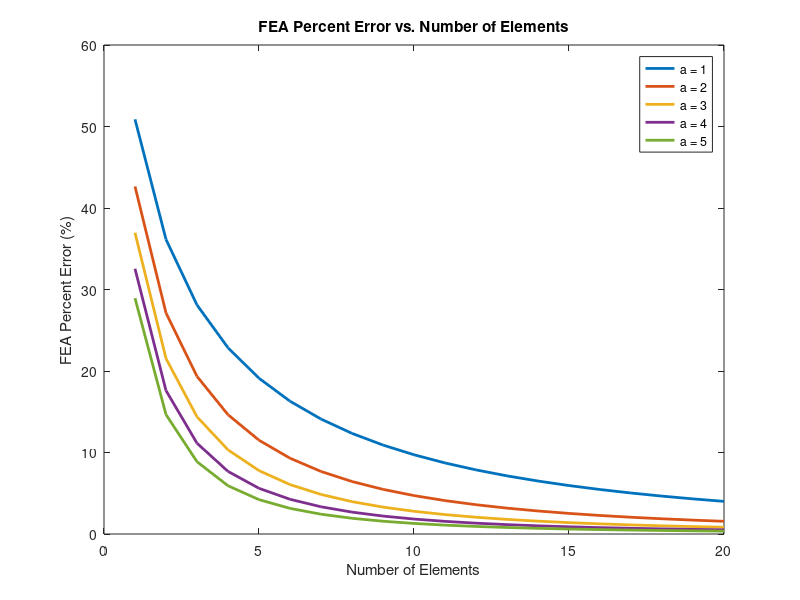

Write MATLAB code to recreate this figure.
%% RAHUL GOYAL HW7
% The objective of this assignment is to set up a program to solve the
% tapered beam problem presented below. The task is to derive the exact
% solution and look at how the finite element solution converges to the
% exact solution as the number of elements is increased.


%% Reset
close all;
clear all;
clc;



%% Constants / Given Values

b = 3;                          % Base (in)
t = 0.1;                        % Thickness (in)
L = 10;                         % Length (in)
P = 1000;                       % Force (lb)
E = 30*10^6;                    % Young's Modulus (psi)

a = 0.2:0.2:1.0;                % Solve with a = [0.2, 0.4, 0.6, 0.8, 1.0]
elements = 1:20;                % Solve with elements = [1, 2, ..., 20]



%% Exact Solution

% Create empty delta vector
delta_exact = zeros(length(a), 1);

% Loop: a = [0.2, 0.4, 0.6, 0.8, 1.0]
for a_i = a
    % Store beam displacement for given a
    delta_exact(int8(a_i*5)) = P*L/(E*b*t) * log(L/a_i);
end



%% Finite Element Analysis

% Create empty delta vector
delta_FEA = zeros(length(a), length(elements));

% Loop: a = [0.2, 0.4, 0.6, 0.8, 1.0]
for a_i = a
    % Loop: elements = [1, 2, ..., 20]
    for e_i = elements

        % Create the Elemental Stiffness Matrices
        k_i = zeros(e_i, 2, 2);         % Create empty elemental matrices
        L_i = (L-a_i) / e_i;            % Element length (in) [constant]
        for i = e_i:-1:1                % Loop: i = [elements, ..., 2, 1]
            % Elemental average area (in^2)
            A_i = b * t/L*(a_i + i*L_i - L_i/2);
            % Elemental stiffness matrix (lb/in)
            k_i(1+(e_i-i), :, :) = [A_i*E/L_i, -A_i*E/L_i;
                                           -A_i*E/L_i, A_i*E/L_i];
        end

        % Combine Elemental Stiffness Matrices
        k = zeros(e_i+1);               % Create empty global stiffness matrix
        for i = 1:e_i                   % Loop: i = [1, 2, ..., elements]
            % Add elemental matrix in correct position to global matrix
            k(i:i+1, i:i+1) = k(i:i+1, i:i+1) + squeeze(k_i(i, :, :));
        end

        % Reduce Global Stiffness Matrix
        k = k(2:e_i+1, 2:e_i+1);        % Delete first row and column

        % Form Force Vector
        F = zeros(e_i, 1);              % Create empty force vector
        F(e_i) = P;                     % Set force on last element to P

        % Invert Global Stiffness Matrix
        k_inv = inv(k);                 % Invert global stiffnes matrix

        % Solve for Displacement Vector
        delta_i = k_inv*F;              % Displacement of each element
        % Store beam displacement for given a and number of elements
        delta_FEA(int8(a_i*5), e_i) = delta_i(end);

    end
end



%% FEA Percent Error vs. Number of Elements

% Create empty error vector
error = zeros(length(a), length(elements));

% Loop: a = [0.2, 0.4, 0.6, 0.8, 1.0]
for a_i = a
    i_a = int8(a_i*5);          % Convert a_i to iteration number
    % Store relative error for given a
    error(i_a, :) = (delta_FEA(i_a, :) - delta_exact(i_a))/delta_exact(i_a);
end

% Plot
plot(elements, abs(error*100), 'LineWidth', 2)
title('FEA Percent Error vs. Number of Elements');
xlabel('Number of Elements');
ylabel('FEA Percent Error (%)');
legend('a = 1', 'a = 2', 'a = 3', 'a = 4', 'a = 5');
